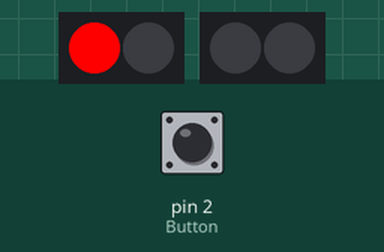
Recording of a sketch running on a simulated Arduino Uno, built with avr-gcc and run on an emulated ATmega328P. Shown: 2 × 2 RGB LEDs in strip order, left to right. Inputs (shaded band) come from the test bench; at power-on: pin 2 (Button) HIGH. The strip is taken to match the declared colour order.

Above: at 1.2 s.
1.3 s: pin 2 (Button) pulled LOW for 0.15 s
At 2.2 s:
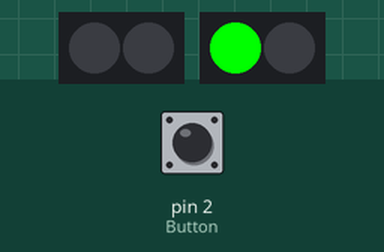
7.4 s: pin 2 (Button) pulled LOW for 3.2 s
At 7.4 s:
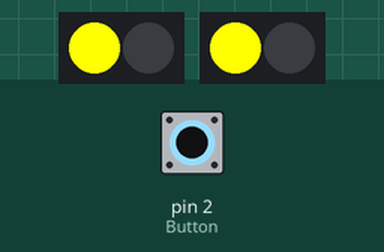
At 13.8 s:
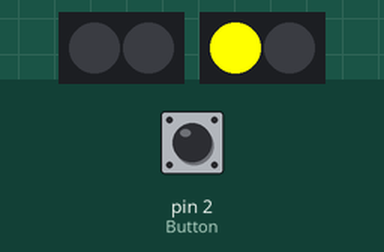
Timing chart, 0 to 19.6 s (numbered marks = the images above; inputs shaded):
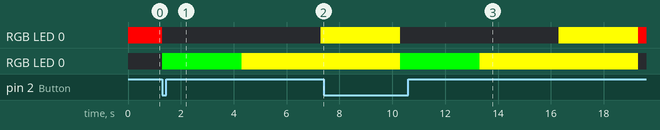

Measured:
- after the input at 1.3 s, RGB LED 0: RGB(255, 0, 0) → off at once, → RGB(255, 255, 0) 6.0 s later; RGB LED 0: off → RGB(0, 255, 0) at once, → RGB(255, 255, 0) 3.0 s later

The sketch:

NEOPixel_RAG_BRSignal.ino
```cpp
#include <Adafruit_NeoPixel.h>
#ifdef __AVR__
  #include <avr/power.h>
#endif
#define Button 2
#define PIN1 12
#define PIN2 13
#define LED_COUNT 2
Adafruit_NeoPixel pixel_1(LED_COUNT, PIN2, NEO_RGB + NEO_KHZ800);
Adafruit_NeoPixel pixel_2(LED_COUNT, PIN1, NEO_RGB + NEO_KHZ800);

void setup()
{
#if defined (__AVR_ATtiny85__)
  if (F_CPU == 16000000) clock_prescale_set(clock_div_1);
#endif
  pinMode(2,INPUT_PULLUP);
  pixel_1.begin();
  pixel_2.begin();
}

void loop()
{
  if(digitalRead(Button)==LOW)
  {
    red();
    delay(3000);
    yellow();
    delay(3000);
    double_yellow();
    delay(3000);
  }
  else
  {
    green();
  }
}

int green()
{
    pixel_1.setPixelColor(0, pixel_1.Color(255, 0, 0));
    pixel_2.setPixelColor(0, pixel_2.Color(0, 0, 0));
    pixel_1.show();
    pixel_2.show();
}

int red()
{
  pixel_1.setPixelColor(0, pixel_1.Color(0, 0, 0));
    pixel_2.setPixelColor(0, pixel_2.Color(0, 255, 0));
    pixel_1.show();
    pixel_2.show();
}

int yellow()
{
    pixel_1.setPixelColor(0, pixel_1.Color(0, 0, 0));
    pixel_2.setPixelColor(0, pixel_2.Color(255, 255, 0));
    pixel_1.show();
    pixel_2.show();
}

int double_yellow()
{
    pixel_1.setPixelColor(0, pixel_1.Color(255, 255, 0));
    pixel_2.setPixelColor(0, pixel_2.Color(255, 255, 0));
    pixel_1.show();
    pixel_2.show();
}
```
